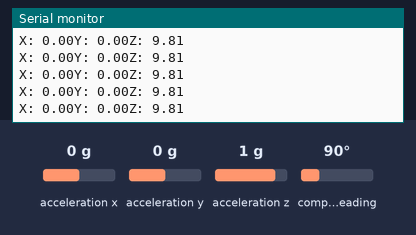
Recording of a sketch running on a simulated Arduino Uno, built with avr-gcc and run on an emulated ATmega328P. Parts: the last lines printed to the serial monitor. Inputs (shaded band) come from the test bench; at power-on: acceleration x 0 g, acceleration y 0 g, acceleration z 1 g, compass heading 90°.

Above: at 1.2 s.
1.3 s: acceleration x set to -0.8 g
At 1.8 s:
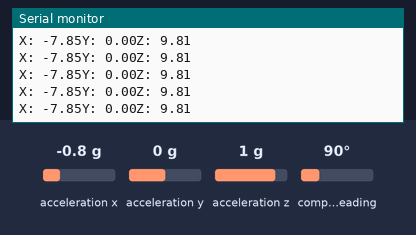
4.3 s: acceleration y set to -0.8 g
At 5.1 s:
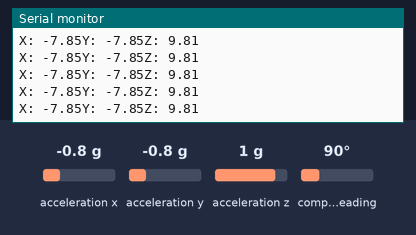
7.3 s: acceleration z set to -1.4 g
At 8.3 s:
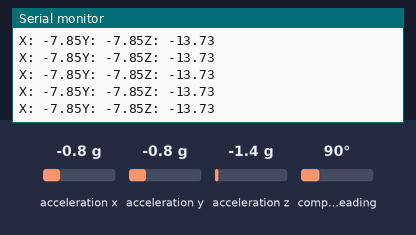
8.8 s: acceleration x set to -1.4 g
At 9.3 s:
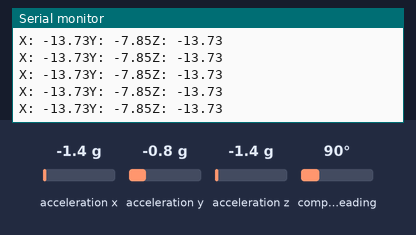
11.8 s: acceleration z set to 0 g
At 12.7 s:
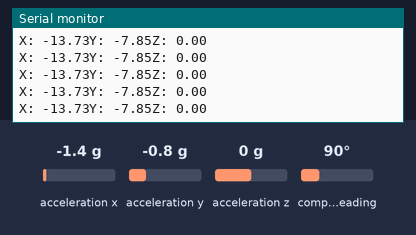
Timing chart, 0 to 14.8 s (numbered marks = the images above; inputs shaded):
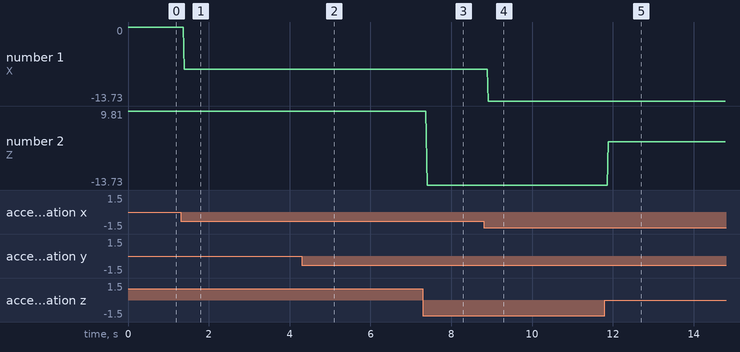

The sketch:

getstringtest.ino
```cpp
#include <Arduino.h>

#include <SPI.h>
#include <SD.h>
#include <Adafruit_Sensor.h>
#include <Adafruit_BNO055.h>
#include <utility/imumaths.h>
Adafruit_BNO055 bno = Adafruit_BNO055(55);
void setup(){
	Serial.begin(9600);

}
void loop(){
	imu::Vector<3> vec = bno.getVector(Adafruit_BNO055::VECTOR_ACCELEROMETER);
	Serial.println(getString(vec));
}
String getString(imu::Vector<3> vec){
  String res = "X: " + String(vec.x()) + "Y: " + String(vec.y()) + "Z: " + String(vec.z());
  Serial.println(res);
  return res;
}
```

Measured:
- after the input at 1.3 s, the serial monitor: prints a new line after 0.09 s (image 1)
- after the input at 4.3 s, the serial monitor: prints a new line after 0.08 s (image 2)
- after the input at 7.3 s, the serial monitor: prints a new line after 0.10 s (image 3)
- after the input at 8.8 s, the serial monitor: prints a new line after 0.12 s (image 4)
- after the input at 11.8 s, the serial monitor: prints a new line after 0.09 s (image 5)
- plotted number 1: 0 → -7.85 after the input at 1.3 s
- plotted number 2: 9.81 → -13.73 after the input at 7.3 s, -13.73 → 0 after the input at 11.8 s
